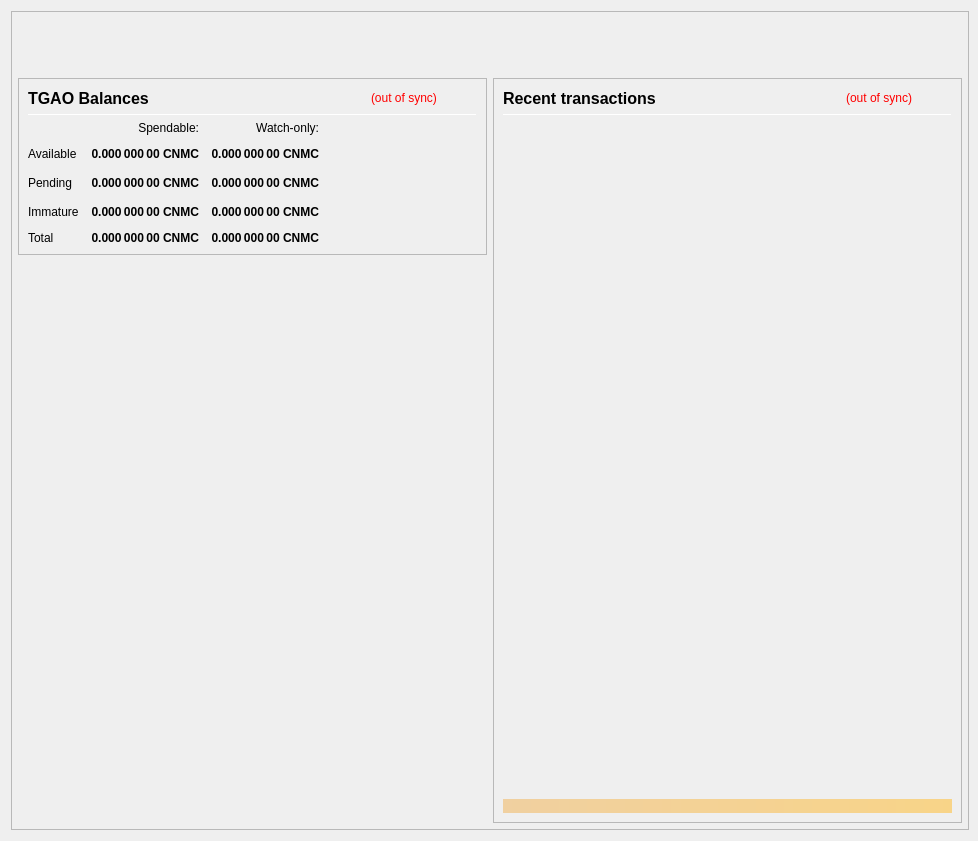
<?xml version="1.0" encoding="UTF-8"?>
<ui version="4.0">
 <class>OverviewPage</class>
 <widget class="QWidget" name="OverviewPage">
  <property name="geometry">
   <rect>
    <x>0</x>
    <y>0</y>
    <width>978</width>
    <height>841</height>
   </rect>
  </property>
  <property name="minimumSize">
   <size>
    <width>960</width>
    <height>682</height>
   </size>
  </property>
  <property name="font">
   <font>
    <weight>50</weight>
    <bold>false</bold>
   </font>
  </property>
  <property name="windowTitle">
   <string>Form</string>
  </property>
  <layout class="QVBoxLayout" name="topLayout" stretch="0">
   <property name="rightMargin">
    <number>9</number>
   </property>
   <item>
    <widget class="QFrame" name="frame_BG">
     <property name="minimumSize">
      <size>
       <width>850</width>
       <height>610</height>
      </size>
     </property>
     <property name="maximumSize">
      <size>
       <width>16777215</width>
       <height>16777215</height>
      </size>
     </property>
     <property name="frameShape">
      <enum>QFrame::StyledPanel</enum>
     </property>
     <property name="frameShadow">
      <enum>QFrame::Raised</enum>
     </property>
     <layout class="QVBoxLayout" name="verticalLayout_3" stretch="0">
      <property name="leftMargin">
       <number>0</number>
      </property>
      <property name="topMargin">
       <number>0</number>
      </property>
      <property name="rightMargin">
       <number>0</number>
      </property>
      <property name="bottomMargin">
       <number>6</number>
      </property>
      <item>
       <layout class="QVBoxLayout" name="verticalLayout_Master" stretch="0,1">
        <property name="leftMargin">
         <number>0</number>
        </property>
        <property name="topMargin">
         <number>0</number>
        </property>
        <property name="rightMargin">
         <number>0</number>
        </property>
        <property name="bottomMargin">
         <number>0</number>
        </property>
        <item>
         <widget class="QFrame" name="frame_Header">
          <layout class="QVBoxLayout" name="verticalLayout_Header" stretch="0">
           <property name="leftMargin">
            <number>0</number>
           </property>
           <property name="topMargin">
            <number>0</number>
           </property>
           <property name="rightMargin">
            <number>0</number>
           </property>
           <property name="bottomMargin">
            <number>0</number>
           </property>
           <item>
            <layout class="QHBoxLayout" name="horizontalLayout_Header" stretch="1,0">
             <property name="spacing">
              <number>6</number>
             </property>
             <item>
              <spacer name="horizontalSpacer_Header">
               <property name="orientation">
                <enum>Qt::Horizontal</enum>
               </property>
               <property name="sizeHint" stdset="0">
                <size>
                 <width>40</width>
                 <height>20</height>
                </size>
               </property>
              </spacer>
             </item>
             <item>
              <widget class="QLabel" name="labelOverviewHeaderRight">
               <property name="minimumSize">
                <size>
                 <width>464</width>
                 <height>60</height>
                </size>
               </property>
               <property name="maximumSize">
                <size>
                 <width>16777215</width>
                 <height>60</height>
                </size>
               </property>
               <property name="font">
                <font>
                 <pointsize>14</pointsize>
                </font>
               </property>
               <property name="text">
                <string/>
               </property>
               <property name="alignment">
                <set>Qt::AlignRight|Qt::AlignTrailing|Qt::AlignVCenter</set>
               </property>
              </widget>
             </item>
            </layout>
           </item>
          </layout>
         </widget>
        </item>
        <item>
         <widget class="QFrame" name="frame_Content">
          <layout class="QVBoxLayout" name="verticalLayout_Content">
           <property name="leftMargin">
            <number>6</number>
           </property>
           <property name="topMargin">
            <number>0</number>
           </property>
           <property name="rightMargin">
            <number>6</number>
           </property>
           <property name="bottomMargin">
            <number>0</number>
           </property>
           <item>
            <layout class="QHBoxLayout" name="horizontalLayout_Content" stretch="1,1">
             <property name="spacing">
              <number>6</number>
             </property>
             <item>
              <layout class="QVBoxLayout" name="verticalLayout_left" stretch="0,0">
               <item>
                <widget class="QFrame" name="frameBalances">
                 <property name="frameShape">
                  <enum>QFrame::StyledPanel</enum>
                 </property>
                 <property name="frameShadow">
                  <enum>QFrame::Raised</enum>
                 </property>
                 <layout class="QVBoxLayout" name="verticalLayout_4">
                  <item>
                   <layout class="QHBoxLayout" name="hlBalancesHeader" stretch="2,0,0">
                    <property name="spacing">
                     <number>6</number>
                    </property>
                    <item>
                     <widget class="QLabel" name="labelBalances">
                      <property name="minimumSize">
                       <size>
                        <width>0</width>
                        <height>0</height>
                       </size>
                      </property>
                      <property name="font">
                       <font>
                        <pointsize>12</pointsize>
                        <weight>75</weight>
                        <bold>true</bold>
                       </font>
                      </property>
                      <property name="text">
                       <string>TGAO Balances</string>
                      </property>
                     </widget>
                    </item>
                    <item>
                     <widget class="QLabel" name="labelWalletStatus">
                      <property name="cursor">
                       <cursorShape>WhatsThisCursor</cursorShape>
                      </property>
                      <property name="toolTip">
                       <string>The displayed information may be out of date. Your wallet automatically synchronizes with the Cryptonodes network after a connection is established, but this process has not completed yet.</string>
                      </property>
                      <property name="styleSheet">
                       <string notr="true">QLabel { color: red; }</string>
                      </property>
                      <property name="text">
                       <string notr="true">(out of sync)</string>
                      </property>
                      <property name="alignment">
                       <set>Qt::AlignLeading|Qt::AlignLeft|Qt::AlignVCenter</set>
                      </property>
                     </widget>
                    </item>
                    <item>
                     <spacer name="hsBalancesHeader">
                      <property name="orientation">
                       <enum>Qt::Horizontal</enum>
                      </property>
                      <property name="sizeHint" stdset="0">
                       <size>
                        <width>40</width>
                        <height>20</height>
                       </size>
                      </property>
                     </spacer>
                    </item>
                   </layout>
                  </item>
                  <item>
                   <widget class="Line" name="lineBalances">
                    <property name="minimumSize">
                     <size>
                      <width>0</width>
                      <height>1</height>
                     </size>
                    </property>
                    <property name="maximumSize">
                     <size>
                      <width>16777215</width>
                      <height>1</height>
                     </size>
                    </property>
                    <property name="orientation">
                     <enum>Qt::Horizontal</enum>
                    </property>
                   </widget>
                  </item>
                  <item>
                   <layout class="QGridLayout" name="gridLayout">
                    <property name="spacing">
                     <number>12</number>
                    </property>
                    <item row="2" column="2">
                     <widget class="QLabel" name="labelWatchPending">
                      <property name="font">
                       <font>
                        <weight>75</weight>
                        <bold>true</bold>
                       </font>
                      </property>
                      <property name="cursor">
                       <cursorShape>ArrowCursor</cursorShape>
                      </property>
                      <property name="toolTip">
                       <string>Unconfirmed transactions to watch-only addresses</string>
                      </property>
                      <property name="text">
                       <string notr="true">0.000 000 00 CNMC</string>
                      </property>
                      <property name="alignment">
                       <set>Qt::AlignRight|Qt::AlignTrailing|Qt::AlignVCenter</set>
                      </property>
                      <property name="textInteractionFlags">
                       <set>Qt::NoTextInteraction</set>
                      </property>
                     </widget>
                    </item>
                    <item row="2" column="1">
                     <widget class="QLabel" name="labelUnconfirmed">
                      <property name="font">
                       <font>
                        <weight>75</weight>
                        <bold>true</bold>
                       </font>
                      </property>
                      <property name="cursor">
                       <cursorShape>ArrowCursor</cursorShape>
                      </property>
                      <property name="toolTip">
                       <string>Total of transactions that have yet to be confirmed, and do not yet count toward the spendable balance</string>
                      </property>
                      <property name="text">
                       <string notr="true">0.000 000 00 CNMC</string>
                      </property>
                      <property name="alignment">
                       <set>Qt::AlignRight|Qt::AlignTrailing|Qt::AlignVCenter</set>
                      </property>
                      <property name="textInteractionFlags">
                       <set>Qt::NoTextInteraction</set>
                      </property>
                     </widget>
                    </item>
                    <item row="3" column="2">
                     <widget class="QLabel" name="labelWatchImmature">
                      <property name="font">
                       <font>
                        <weight>75</weight>
                        <bold>true</bold>
                       </font>
                      </property>
                      <property name="cursor">
                       <cursorShape>ArrowCursor</cursorShape>
                      </property>
                      <property name="toolTip">
                       <string>Staked or masternode rewards in watch-only addresses that has not yet matured</string>
                      </property>
                      <property name="text">
                       <string notr="true">0.000 000 00 CNMC</string>
                      </property>
                      <property name="alignment">
                       <set>Qt::AlignRight|Qt::AlignTrailing|Qt::AlignVCenter</set>
                      </property>
                      <property name="textInteractionFlags">
                       <set>Qt::NoTextInteraction</set>
                      </property>
                     </widget>
                    </item>
                    <item row="4" column="0">
                     <widget class="QLabel" name="labelTotalText">
                      <property name="text">
                       <string>Total</string>
                      </property>
                      <property name="textInteractionFlags">
                       <set>Qt::NoTextInteraction</set>
                      </property>
                     </widget>
                    </item>
                    <item row="3" column="1">
                     <widget class="QLabel" name="labelImmature">
                      <property name="font">
                       <font>
                        <weight>75</weight>
                        <bold>true</bold>
                       </font>
                      </property>
                      <property name="cursor">
                       <cursorShape>ArrowCursor</cursorShape>
                      </property>
                      <property name="toolTip">
                       <string>Staked or masternode rewards that has not yet matured</string>
                      </property>
                      <property name="text">
                       <string notr="true">0.000 000 00 CNMC</string>
                      </property>
                      <property name="alignment">
                       <set>Qt::AlignRight|Qt::AlignTrailing|Qt::AlignVCenter</set>
                      </property>
                      <property name="textInteractionFlags">
                       <set>Qt::NoTextInteraction</set>
                      </property>
                     </widget>
                    </item>
                    <item row="2" column="3">
                     <spacer name="hsBalances">
                      <property name="orientation">
                       <enum>Qt::Horizontal</enum>
                      </property>
                      <property name="sizeHint" stdset="0">
                       <size>
                        <width>40</width>
                        <height>20</height>
                       </size>
                      </property>
                     </spacer>
                    </item>
                    <item row="3" column="0">
                     <widget class="QLabel" name="labelImmatureText">
                      <property name="text">
                       <string>Immature</string>
                      </property>
                      <property name="textInteractionFlags">
                       <set>Qt::NoTextInteraction</set>
                      </property>
                     </widget>
                    </item>
                    <item row="4" column="1">
                     <widget class="QLabel" name="labelTotal">
                      <property name="font">
                       <font>
                        <weight>75</weight>
                        <bold>true</bold>
                       </font>
                      </property>
                      <property name="cursor">
                       <cursorShape>ArrowCursor</cursorShape>
                      </property>
                      <property name="toolTip">
                       <string>Your current total balance</string>
                      </property>
                      <property name="text">
                       <string notr="true">0.000 000 00 CNMC</string>
                      </property>
                      <property name="alignment">
                       <set>Qt::AlignRight|Qt::AlignTrailing|Qt::AlignVCenter</set>
                      </property>
                      <property name="textInteractionFlags">
                       <set>Qt::NoTextInteraction</set>
                      </property>
                     </widget>
                    </item>
                    <item row="4" column="2">
                     <widget class="QLabel" name="labelWatchTotal">
                      <property name="font">
                       <font>
                        <weight>75</weight>
                        <bold>true</bold>
                       </font>
                      </property>
                      <property name="cursor">
                       <cursorShape>ArrowCursor</cursorShape>
                      </property>
                      <property name="toolTip">
                       <string>Current total balance in watch-only addresses</string>
                      </property>
                      <property name="text">
                       <string notr="true">0.000 000 00 CNMC</string>
                      </property>
                      <property name="alignment">
                       <set>Qt::AlignRight|Qt::AlignTrailing|Qt::AlignVCenter</set>
                      </property>
                      <property name="textInteractionFlags">
                       <set>Qt::NoTextInteraction</set>
                      </property>
                     </widget>
                    </item>
                    <item row="0" column="2">
                     <widget class="QLabel" name="labelWatchonly">
                      <property name="text">
                       <string>Watch-only:</string>
                      </property>
                      <property name="alignment">
                       <set>Qt::AlignRight|Qt::AlignTrailing|Qt::AlignVCenter</set>
                      </property>
                     </widget>
                    </item>
                    <item row="1" column="0">
                     <widget class="QLabel" name="labelBalanceText">
                      <property name="text">
                       <string>Available</string>
                      </property>
                      <property name="textInteractionFlags">
                       <set>Qt::NoTextInteraction</set>
                      </property>
                     </widget>
                    </item>
                    <item row="1" column="1">
                     <widget class="QLabel" name="labelBalance">
                      <property name="font">
                       <font>
                        <weight>75</weight>
                        <bold>true</bold>
                       </font>
                      </property>
                      <property name="cursor">
                       <cursorShape>ArrowCursor</cursorShape>
                      </property>
                      <property name="toolTip">
                       <string>Your current spendable balance</string>
                      </property>
                      <property name="text">
                       <string notr="true">0.000 000 00 CNMC</string>
                      </property>
                      <property name="alignment">
                       <set>Qt::AlignRight|Qt::AlignTrailing|Qt::AlignVCenter</set>
                      </property>
                      <property name="textInteractionFlags">
                       <set>Qt::NoTextInteraction</set>
                      </property>
                     </widget>
                    </item>
                    <item row="1" column="2">
                     <widget class="QLabel" name="labelWatchAvailable">
                      <property name="font">
                       <font>
                        <weight>75</weight>
                        <bold>true</bold>
                       </font>
                      </property>
                      <property name="cursor">
                       <cursorShape>ArrowCursor</cursorShape>
                      </property>
                      <property name="toolTip">
                       <string>Your current balance in watch-only addresses</string>
                      </property>
                      <property name="text">
                       <string notr="true">0.000 000 00 CNMC</string>
                      </property>
                      <property name="alignment">
                       <set>Qt::AlignRight|Qt::AlignTrailing|Qt::AlignVCenter</set>
                      </property>
                      <property name="textInteractionFlags">
                       <set>Qt::NoTextInteraction</set>
                      </property>
                     </widget>
                    </item>
                    <item row="2" column="0">
                     <widget class="QLabel" name="labelPendingText">
                      <property name="text">
                       <string>Pending</string>
                      </property>
                      <property name="textInteractionFlags">
                       <set>Qt::NoTextInteraction</set>
                      </property>
                     </widget>
                    </item>
                    <item row="0" column="1">
                     <widget class="QLabel" name="labelSpendable">
                      <property name="text">
                       <string>Spendable:</string>
                      </property>
                      <property name="alignment">
                       <set>Qt::AlignRight|Qt::AlignTrailing|Qt::AlignVCenter</set>
                      </property>
                     </widget>
                    </item>
                   </layout>
                  </item>
                 </layout>
                </widget>
               </item>
               <item>
                <spacer name="verticalSpacer">
                 <property name="orientation">
                  <enum>Qt::Vertical</enum>
                 </property>
                 <property name="sizeHint" stdset="0">
                  <size>
                   <width>20</width>
                   <height>40</height>
                  </size>
                 </property>
                </spacer>
               </item>
              </layout>
             </item>
             <item>
              <layout class="QVBoxLayout" name="verticalLayout_right" stretch="1">
               <item>
                <widget class="QFrame" name="frame_RecentTransactions">
                 <property name="minimumSize">
                  <size>
                   <width>0</width>
                   <height>0</height>
                  </size>
                 </property>
                 <property name="frameShape">
                  <enum>QFrame::StyledPanel</enum>
                 </property>
                 <property name="frameShadow">
                  <enum>QFrame::Raised</enum>
                 </property>
                 <layout class="QVBoxLayout" name="verticalLayout_1" stretch="0,0,0,0,0">
                  <item>
                   <layout class="QHBoxLayout" name="horizontalLayout_2" stretch="2,0,0">
                    <property name="spacing">
                     <number>3</number>
                    </property>
                    <item>
                     <widget class="QLabel" name="label_4">
                      <property name="minimumSize">
                       <size>
                        <width>0</width>
                        <height>20</height>
                       </size>
                      </property>
                      <property name="font">
                       <font>
                        <pointsize>12</pointsize>
                        <weight>75</weight>
                        <bold>true</bold>
                       </font>
                      </property>
                      <property name="text">
                       <string>Recent transactions</string>
                      </property>
                     </widget>
                    </item>
                    <item>
                     <widget class="QLabel" name="labelTransactionsStatus">
                      <property name="cursor">
                       <cursorShape>WhatsThisCursor</cursorShape>
                      </property>
                      <property name="toolTip">
                       <string>The displayed information may be out of date. Your wallet automatically synchronizes with the Cryptonodes network after a connection is established, but this process has not completed yet.</string>
                      </property>
                      <property name="styleSheet">
                       <string notr="true">QLabel { color: red; }</string>
                      </property>
                      <property name="text">
                       <string notr="true">(out of sync)</string>
                      </property>
                      <property name="alignment">
                       <set>Qt::AlignRight|Qt::AlignTrailing|Qt::AlignVCenter</set>
                      </property>
                     </widget>
                    </item>
                    <item>
                     <spacer name="horizontalSpacer">
                      <property name="orientation">
                       <enum>Qt::Horizontal</enum>
                      </property>
                      <property name="sizeHint" stdset="0">
                       <size>
                        <width>40</width>
                        <height>20</height>
                       </size>
                      </property>
                     </spacer>
                    </item>
                   </layout>
                  </item>
                  <item>
                   <widget class="Line" name="line">
                    <property name="minimumSize">
                     <size>
                      <width>0</width>
                      <height>1</height>
                     </size>
                    </property>
                    <property name="maximumSize">
                     <size>
                      <width>16777215</width>
                      <height>1</height>
                     </size>
                    </property>
                    <property name="orientation">
                     <enum>Qt::Horizontal</enum>
                    </property>
                   </widget>
                  </item>
                  <item>
                   <widget class="QListView" name="listTransactions">
                    <property name="minimumSize">
                     <size>
                      <width>0</width>
                      <height>0</height>
                     </size>
                    </property>
                    <property name="styleSheet">
                     <string notr="true">QListView { background: transparent; }</string>
                    </property>
                    <property name="frameShape">
                     <enum>QFrame::NoFrame</enum>
                    </property>
                    <property name="verticalScrollBarPolicy">
                     <enum>Qt::ScrollBarAlwaysOff</enum>
                    </property>
                    <property name="horizontalScrollBarPolicy">
                     <enum>Qt::ScrollBarAlwaysOff</enum>
                    </property>
                    <property name="selectionMode">
                     <enum>QAbstractItemView::NoSelection</enum>
                    </property>
                   </widget>
                  </item>
                  <item>
                   <spacer name="verticalSpacer_2">
                    <property name="orientation">
                     <enum>Qt::Vertical</enum>
                    </property>
                    <property name="sizeType">
                     <enum>QSizePolicy::Expanding</enum>
                    </property>
                    <property name="sizeHint" stdset="0">
                     <size>
                      <width>20</width>
                      <height>40</height>
                     </size>
                    </property>
                   </spacer>
                  </item>
                  <item>
                   <widget class="QLabel" name="labelAlerts">
                    <property name="maximumSize">
                     <size>
                      <width>16777215</width>
                      <height>16777215</height>
                     </size>
                    </property>
                    <property name="styleSheet">
                     <string notr="true">background-color: qlineargradient(x1: 0, y1: 0, x2: 1, y2: 0, stop:0 #F0D0A0, stop:1 #F8D488); color:#000000;</string>
                    </property>
                    <property name="text">
                     <string/>
                    </property>
                    <property name="wordWrap">
                     <bool>true</bool>
                    </property>
                    <property name="margin">
                     <number>3</number>
                    </property>
                   </widget>
                  </item>
                 </layout>
                </widget>
               </item>
              </layout>
             </item>
            </layout>
           </item>
          </layout>
         </widget>
        </item>
       </layout>
      </item>
     </layout>
    </widget>
   </item>
  </layout>
 </widget>
 <resources/>
 <connections/>
</ui>
